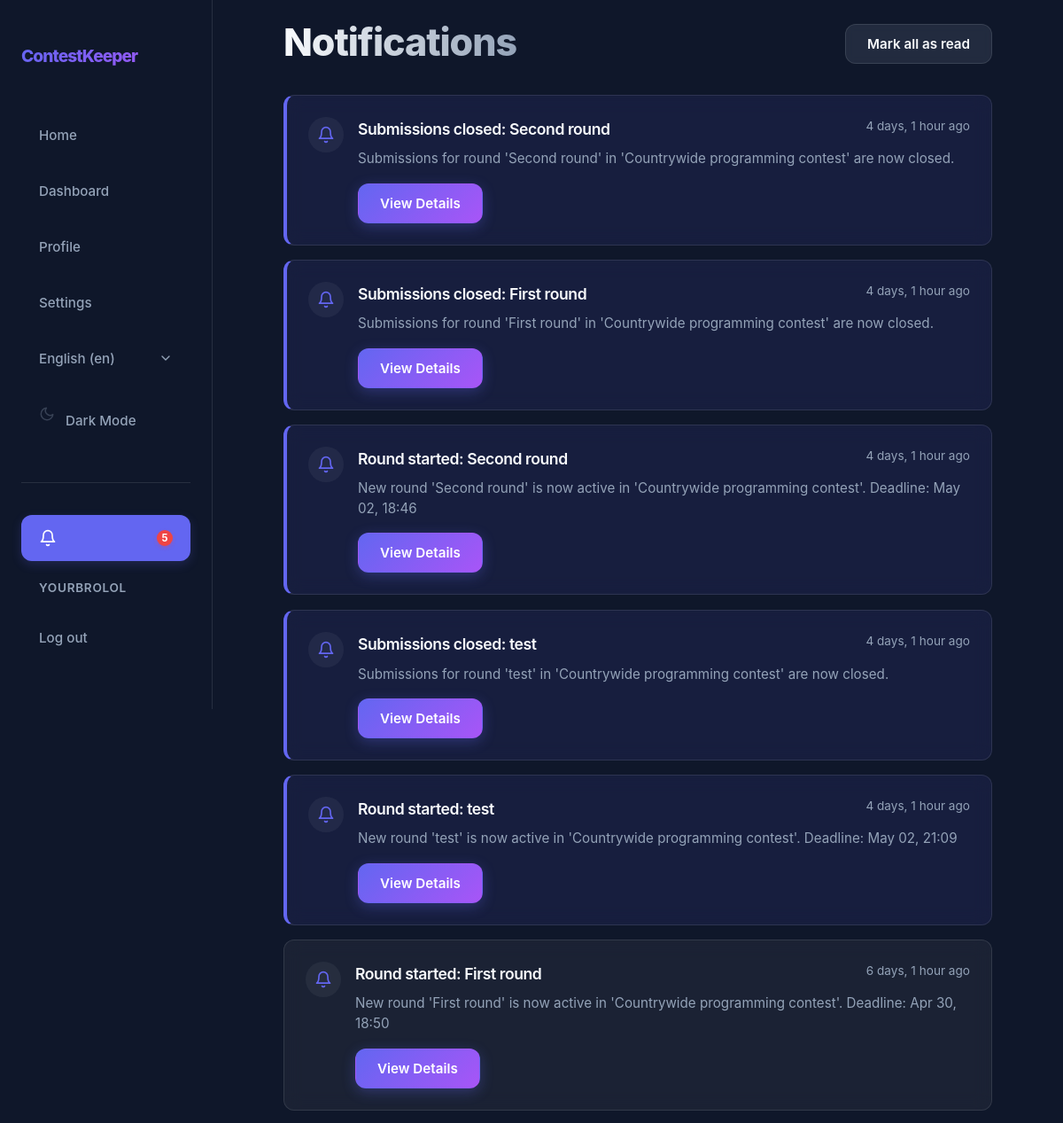
/en/notifications/ (signed in, upper part), run on an earlier commit of the app's database.
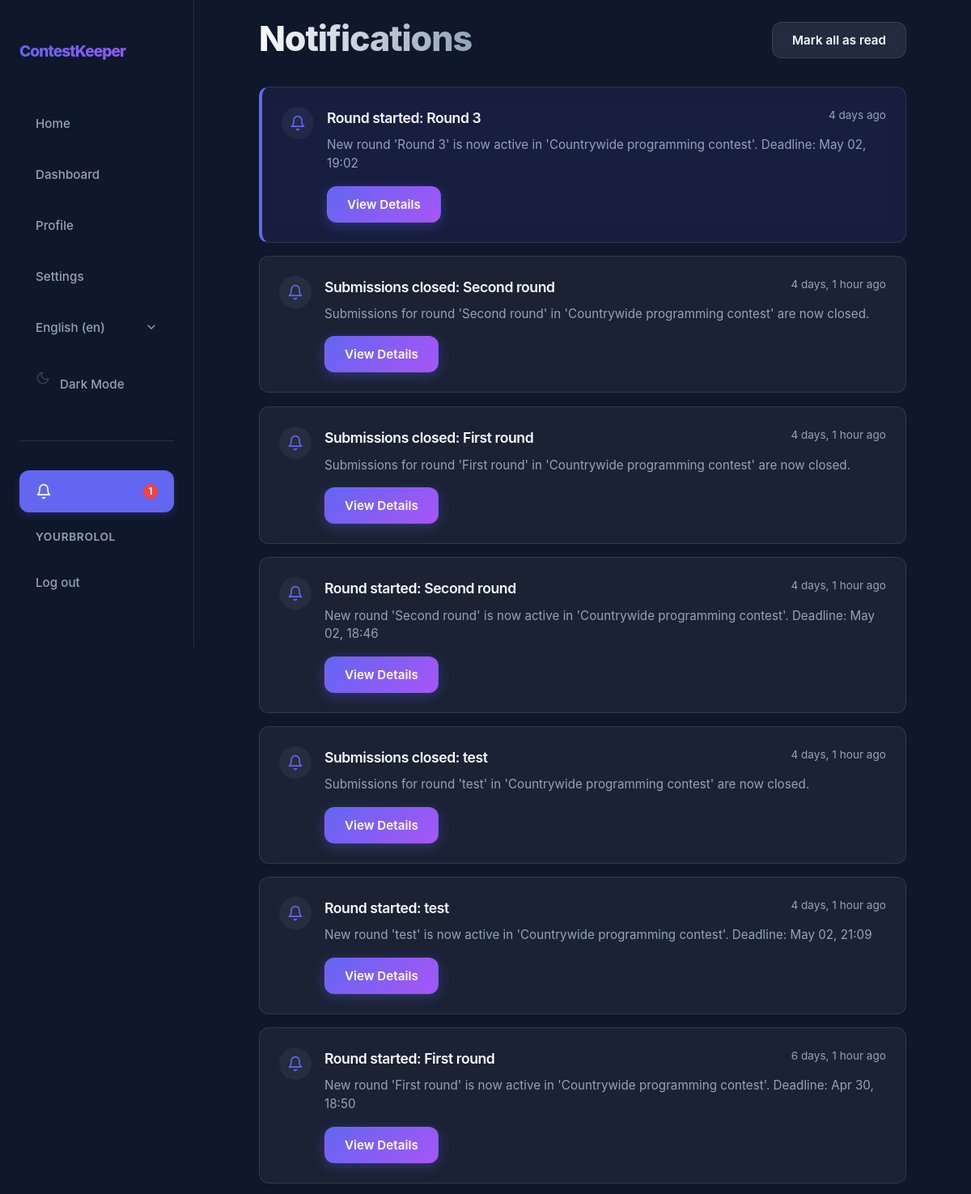
And on a later commit of the database.
### app/models.py (models this page shows, shortened)
class Notification(models.Model):
    class Type(models.TextChoices):
        REGISTRATION_OPEN = "REGISTRATION_OPEN", _("Registration Open")
        ROUND_STARTED = "ROUND_STARTED", _("Round Started")
        DEADLINE_APPROACHING = "DEADLINE_APPROACHING", _("Deadline Approaching")
        SUBMISSIONS_CLOSED = "SUBMISSIONS_CLOSED", _("Submissions Closed")
        EVALUATION_COMPLETE = "EVALUATION_COMPLETE", _("Evaluation Complete")
        APPLICATION_UPDATE = "APPLICATION_UPDATE", _("Application Update")
        ANNOUNCEMENT = "ANNOUNCEMENT", _("Announcement")
    recipient = models.ForeignKey(User, on_delete=models.CASCADE, related_name="notifications")
    notification_type = models.CharField(choices=Type.choices, max_length=30)
    title = models.CharField(max_length=200)
    message = models.TextField()
    link = models.CharField(max_length=500, blank=True, help_text="URL to navigate to when clicked")
    is_read = models.BooleanField(default=False)
    created_at = models.DateTimeField(auto_now_add=True)
    class Meta:
        ordering = ['-created_at']

### app/views/views_notification.py (the view)
# urls.py: path("notifications/", views.NotificationListView.as_view(), name="notification_list"),
class NotificationListView(RedirectToRegisterMixin, ListView):
    model = Notification
    template_name = "app/core/notifications.html"
    context_object_name = "notifications"
    def get_queryset(self):
        return self.request.user.notifications.all()

### app/context_processors.py (called while the page is built)
def notification_count(request):
    if request.user.is_authenticated:
        return {
            'unread_notification_count': request.user.notifications.filter(is_read=False).count()
        }
    return {'unread_notification_count': 0}

### app/templates/app/core/notifications.html (shortened to what this page needs)
{% extends 'app/core/base.html' %}
{% load static i18n %}
{% block extra_css %}
<link rel="stylesheet" href="{% static 'css/core/notifications.css' %}">
{% endblock %}
{% block content %}
        <div class="notifications-container">
            <header class="notifications-header">
                <div>
                    <h1 id="h1">{% trans "Notifications" %}</h1>
                </div>
                {% if notifications %}
                <form action="{% url 'notifications_mark_all_read' %}" method="POST">
                    <button type="submit" class="btn btn-secondary">{% trans "Mark all as read" %}</button>
                </form>
                {% endif %}
            </header>
            <div class="notifications-list">
                {% for notification in notifications %}
                <div class="notification-card {% if not notification.is_read %}unread{% endif %}">
                    <div class="notification-icon">
                        <svg width="20" height="20" viewBox="0 0 24 24" fill="none" stroke="currentColor" stroke-width="2" stroke-linecap="round" stroke-linejoin="round">
                            <path d="M18 8A6 6 0 0 0 6 8c0 7-3 9-3 9h18s-3-2-3-9"></path>
                            <path d="M13.73 21a2 2 0 0 1-3.46 0"></path>
                        </svg>
                    </div>
                    <div class="notification-content">
                        <div class="notification-header">
                            <h3 class="notification-title">{{ notification.title }}</h3>
                            <span class="notification-time">{% blocktrans with timesince=notification.created_at|timesince %}{{ timesince }} ago{% endblocktrans %}</span>
                        </div>
                        <p class="notification-message">{{ notification.message }}</p>
                        <div class="notification-actions">
                            {% if notification.link %}
                            <form action="{% url 'notification_read' notification.pk %}" method="POST" class="form-001">
                                <button type="submit" class="btn btn-primary btn-sm">{% trans "View Details" %}</button>
                            </form>
                            {% elif not notification.is_read %}
                            <form action="{% url 'notification_read' notification.pk %}" method="POST" class="form-001">
                                {% csrf_token %}
                                <button type="submit" class="mark-read-btn">{% trans "Mark as read" %}</button>
                            </form>
                            {% endif %}
                        </div>
                    </div>
                </div>
                {% endfor %}
            </div>
        </div>
{% endblock %}

### app/templates/app/core/nav.html (shortened to what this page needs)
{% load static i18n %}
<nav id="nav">
    <div class="nav-container">
        <a href="{% url 'home' %}" class="nav-logo">{% trans 'ContestKeeper' %}</a>
        <div class="nav-links">
            <button data-url="{% url 'home' %}" class="nav-link" id="homeBtn">{% trans "Home" %}</button>
            <button data-url="{% url 'dashboard' %}" class="nav-link" id="dashboardBtn">{% trans "Dashboard" %}</button>
            <button data-url="{% url 'profile' %}" class="nav-link" id="profileBtn">{% trans "Profile" %}</button>
            <button data-url="{% url 'settings' %}" class="nav-link" id="settingsBtn">{% trans "Settings" %}</button>
            <div class="nav-lang-switcher">
                <form action="{% url 'set_language' %}" method="post" class="form-001">
                    <select name="language" onchange="this.form.submit()" class="nav-lang-select" aria-label="{% trans 'Select language' %}">
                        {% get_current_language as LANGUAGE_CODE %}
                        {% get_available_languages as LANGUAGES %}
                        {% get_language_info_list for LANGUAGES as languages %}
                        {% for language in languages %}
                            <option value="{{ language.code }}"{% if language.code == LANGUAGE_CODE %} selected{% endif %}>
                                {{ language.name_local }} ({{ language.code }})
                            </option>
                        {% endfor %}
                    </select>
                </form>
            </div>
            <button id="themeToggle" class="nav-link" aria-label="{% trans 'Toggle theme' %}">
                <svg id="themeIcon" width="18" height="18" viewBox="0 0 24 24" fill="none" stroke="currentColor" stroke-width="2" stroke-linecap="round" stroke-linejoin="round" class="svg-001">
                    <path d="M21 12.79A9 9 0 1 1 11.21 3 7 7 0 0 0 21 12.79z"></path>
                </svg>
                <span id="themeText">{% if request.COOKIES.theme == 'light' %}{% trans "Light Mode" %}{% else %}{% trans "Dark Mode" %}{% endif %}</span>
            </button>
            <hr class="nav-auth-divider">
            {% if user.is_authenticated %}
            <button data-url="{% url 'notification_list' %}" class="nav-link notification-btn" id="notificationsBtn" aria-label="{% trans 'Notifications' %}">
                <svg width="20" height="20" viewBox="0 0 24 24" fill="none" stroke="currentColor" stroke-width="2" stroke-linecap="round" stroke-linejoin="round">
                    <path d="M18 8A6 6 0 0 0 6 8c0 7-3 9-3 9h18s-3-2-3-9"></path>
                    <path d="M13.73 21a2 2 0 0 1-3.46 0"></path>
                </svg>
                {% if unread_notification_count %}
                <span class="notification-badge">{{ unread_notification_count }}</span>
                {% endif %}
            </button>
            <span class="nav-user">{{ user.username }}</span>
            <form method="post" action="{% url 'logout' %}" class="nav-logout-form">
                <button type="submit" class="nav-link">{% trans "Log out" %}</button>
            </form>
            {% else %}
            <a href="{% url 'register' %}" class="nav-link">{% trans "Register" %}</a>
            <a href="{% url 'login' %}" class="nav-link">{% trans "Log in" %}</a>
            {% endif %}
        </div>
    </div>
</nav>

What changed in the data, as far as the page shows it:
added Notification: title "Round started: Round 3", message "New round 'Round 3' is now active in 'Countrywide programming contest'. Deadline: May 02, 19:02", is_read False (drawn)
changed Notification "Submissions closed: Second round": is_read False → True (drawn)
changed Notification "Submissions closed: First round": is_read False → True (drawn)
changed Notification "Round started: Second round": is_read False → True (drawn)
changed Notification "Submissions closed: test": is_read False → True (drawn)
changed Notification "Round started: test": is_read False → True (drawn)
Also different on the page:
{{ unread_notification_count }}: "5" → "1"
